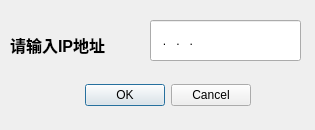
<?xml version="1.0" encoding="UTF-8"?>
<ui version="4.0">
 <class>Dialog</class>
 <widget class="QDialog" name="Dialog">
  <property name="geometry">
   <rect>
    <x>0</x>
    <y>0</y>
    <width>315</width>
    <height>130</height>
   </rect>
  </property>
  <property name="minimumSize">
   <size>
    <width>315</width>
    <height>130</height>
   </size>
  </property>
  <property name="maximumSize">
   <size>
    <width>315</width>
    <height>130</height>
   </size>
  </property>
  <widget class="QDialogButtonBox" name="buttonBox">
   <property name="geometry">
    <rect>
     <x>60</x>
     <y>80</y>
     <width>191</width>
     <height>31</height>
    </rect>
   </property>
   <property name="orientation">
    <enum>Qt::Horizontal</enum>
   </property>
   <property name="standardButtons">
    <set>QDialogButtonBox::Cancel|QDialogButtonBox::Ok</set>
   </property>
  </widget>
  <widget class="QLineEdit" name="lineEdit">
   <property name="geometry">
    <rect>
     <x>150</x>
     <y>20</y>
     <width>151</width>
     <height>41</height>
    </rect>
   </property>
   <property name="inputMask">
    <string>000.000.000.000</string>
   </property>
   <property name="cursorMoveStyle">
    <enum>Qt::VisualMoveStyle</enum>
   </property>
  </widget>
  <widget class="QLabel" name="label">
   <property name="geometry">
    <rect>
     <x>10</x>
     <y>30</y>
     <width>151</width>
     <height>31</height>
    </rect>
   </property>
   <property name="text">
    <string>&lt;html&gt;&lt;head/&gt;&lt;body&gt;&lt;p&gt;&lt;span style=&quot; font-size:12pt; font-weight:600;&quot;&gt;请输入IP地址&lt;/span&gt;&lt;/p&gt;&lt;/body&gt;&lt;/html&gt;</string>
   </property>
  </widget>
 </widget>
 <resources/>
 <connections>
  <connection>
   <sender>buttonBox</sender>
   <signal>accepted()</signal>
   <receiver>Dialog</receiver>
   <slot>accept()</slot>
   <hints>
    <hint type="sourcelabel">
     <x>248</x>
     <y>254</y>
    </hint>
    <hint type="destinationlabel">
     <x>157</x>
     <y>274</y>
    </hint>
   </hints>
  </connection>
  <connection>
   <sender>buttonBox</sender>
   <signal>rejected()</signal>
   <receiver>Dialog</receiver>
   <slot>reject()</slot>
   <hints>
    <hint type="sourcelabel">
     <x>316</x>
     <y>260</y>
    </hint>
    <hint type="destinationlabel">
     <x>286</x>
     <y>274</y>
    </hint>
   </hints>
  </connection>
 </connections>
</ui>
